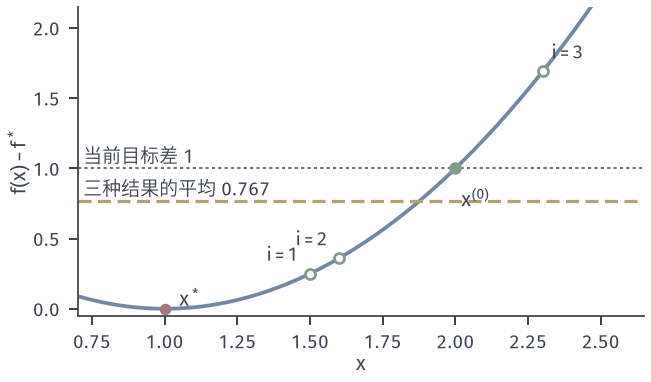

Recreate this plot in Python.
from pathlib import Path
import sys
ROOT = next(p for p in Path(__file__).resolve().parents if (p/'build.sh').is_file() and (p/'tex/book.tex').is_file())
sys.path.insert(0, str(ROOT/'figures/00-shared/mathematical-preliminaries-upper/00-shared/comprehension-figures'))
from support import figure, save, BLUE, GREEN, YELLOW, RED, PURPLE, INK, MUTED, GRID, BLUE_FILL, GREEN_FILL, YELLOW_FILL, RED_FILL, PURPLE_FILL
import numpy as np
HERE = Path(__file__).resolve().parent
STROKE = '#4C4D4F'
# 贯穿例：f_i(x)=a_i(x-b_i)^2/2，a=(1,2,3)，b=(-3,0,3)；f(x)=(x-1)^2+5，x*=1。
A = np.array([1., 2., 3.]); B = np.array([-3., 0., 3.])
def gi(x): return A*(x-B)
def panel(fig, left, right, top, bottom, wspace=.3, hspace=.2):
    fig.set_layout_engine(None)
    fig.subplots_adjust(left=left, right=right, top=top, bottom=bottom, wspace=wspace, hspace=hspace)
def tag(fig, ax, s, y=.05):
    p = ax.get_position(); fig.text((p.x0+p.x1)/2, y, s, ha='center', va='top')

fig,ax=figure(width_mm=92,height_mm=54)
x=np.linspace(.7,2.6,200)
ax.plot(x,(x-1)**2,color=BLUE,lw=1.5)
al=.1; x0=2.; g=gi(x0); xs=x0-al*g; ys=(xs-1)**2
ax.plot([x0],[1],'o',ms=5,color=GREEN,mew=0,zorder=6); ax.text(x0+.02,.86,'$x^{(0)}$',fontsize=8,va='top')
ax.plot(xs,ys,'o',ms=4,mfc='white',mec=GREEN,mew=1.1,zorder=6)
for k,(a_,b_) in enumerate(zip(xs,ys)):
    ax.text(a_+(.03 if k==2 else -.04),b_+.09,f'$i={k+1}$',fontsize=7.5,ha='left' if k==2 else 'right')
ax.axhline(ys.mean(),color=YELLOW,lw=1.3,ls=(0,(4,2))); ax.text(.72,ys.mean()+.04,'三种结果的平均 0.767',fontsize=7.5)
ax.axhline(1,color=MUTED,lw=.85,ls=(0,(1.5,1.5))); ax.text(.72,1.04,'当前目标差 1',fontsize=7.5)
ax.plot([1],[0],'o',ms=4.6,color=RED,mew=0,zorder=6); ax.text(1.05,.02,'$x^*$',fontsize=8)
ax.set_xlim(.7,2.65); ax.set_ylim(-.05,2.15); ax.set_xlabel('$x$',labelpad=1); ax.set_ylabel(r'$f(x)-f^*$',labelpad=1)
print(xs,ys,ys.mean())
save(fig,HERE,'figure',{'x1':xs.tolist(),'gap':ys.tolist(),'mean':ys.mean()})
